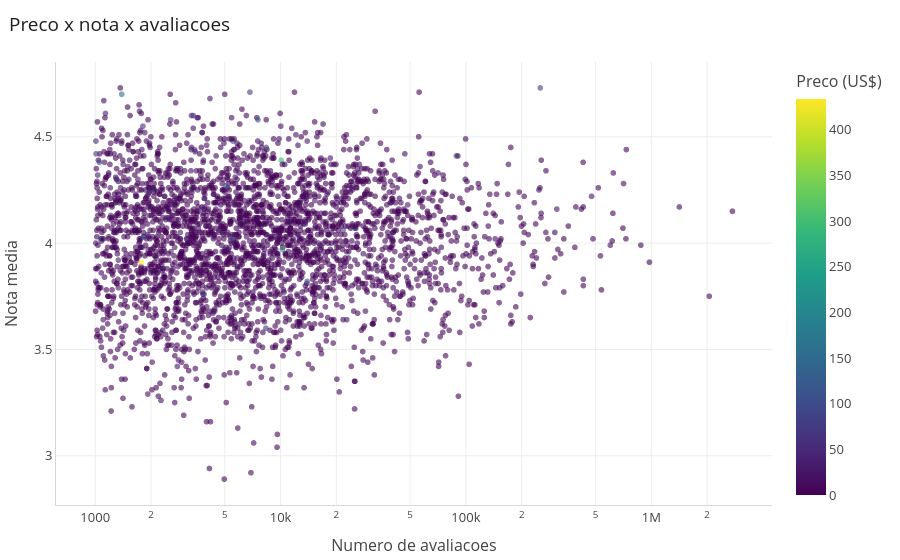

The notebook cell saved with this chart:
### Markdown cell above
## 7. Extra — preço, nota e popularidade na mesma figura

Amostra de 3.000 livros com mais de mil avaliações. O eixo x está em escala logarítmica porque as
contagens variam de 1 a 7 milhões, e a cor representa o preço. Dá para ver que a nota se concentra
entre 3,8 e 4,4, e que o preço não muda muito esse padrão.

### Code cell
amostra = df[df["numRatings"] > 1000].sample(3000, random_state=42).copy()

fig = registrar(estilo(px.scatter(
    amostra, x="numRatings", y="rating",
    color=amostra["price"].fillna(0),
    color_continuous_scale="Viridis", opacity=0.6,
    labels={"numRatings": "Numero de avaliacoes", "rating": "Nota media", "color": "Preco (US$)"},
), "Preco x nota x avaliacoes", altura=560), "05-preco-nota-avaliacoes")

fig.update_xaxes(type="log")
fig.update_layout(yaxis_title="Nota media")
fig.show()

### Figure 1 — Plotly figure (JSON) as saved in the notebook; plotly's stock layout.template omitted (floating-point values rounded to 4 significant figures; data arrays with more than 128 entries replaced by an {"elided": "..."} marker saying what was removed)
{"data": [{"hovertemplate": "Numero de avaliacoes=%{x}<br>Nota media=%{y}<br>Preco (US$)=%{marker.color}<extra></extra>", "legendgroup": "", "marker": {"color": {"elided": "3000 float values"}, "coloraxis": "coloraxis", "opacity": 0.6, "symbol": "circle"}, "mode": "markers", "name": "", "showlegend": false, "type": "scattergl", "x": {"elided": "3000 int values"}, "xaxis": "x", "y": {"elided": "3000 float values"}, "yaxis": "y"}], "layout": {"coloraxis": {"autocolorscale": false, "colorbar": {"title": {"text": "Preco (US$)"}}, "colorscale": [[0.0, "#440154"], [0.1111, "#482878"], [0.2222, "#3e4989"], [0.3333, "#31688e"], [0.4444, "#26828e"], [0.5556, "#1f9e89"], [0.6667, "#35b779"], [0.7778, "#6ece58"], [0.8889, "#b5de2b"], [1.0, "#fde725"]]}, "font": {"color": "#444", "size": 13}, "height": 560, "hoverlabel": {"bgcolor": "white", "font": {"size": 12}}, "legend": {"tracegroupgap": 0}, "margin": {"b": 8, "l": 8, "r": 8, "t": 62}, "paper_bgcolor": "white", "plot_bgcolor": "white", "title": {"font": {"color": "#1F1F1F", "size": 19}, "text": "Preco x nota x avaliacoes", "x": 0.01, "xanchor": "left"}, "xaxis": {"anchor": "y", "domain": [0.0, 1.0], "gridcolor": "#EDEDED", "linecolor": "#D8D8D8", "title": {"text": "Numero de avaliacoes"}, "type": "log", "zeroline": false}, "yaxis": {"anchor": "x", "domain": [0.0, 1.0], "gridcolor": "#EDEDED", "linecolor": "#D8D8D8", "title": {"text": "Nota media"}, "zeroline": false}}}
